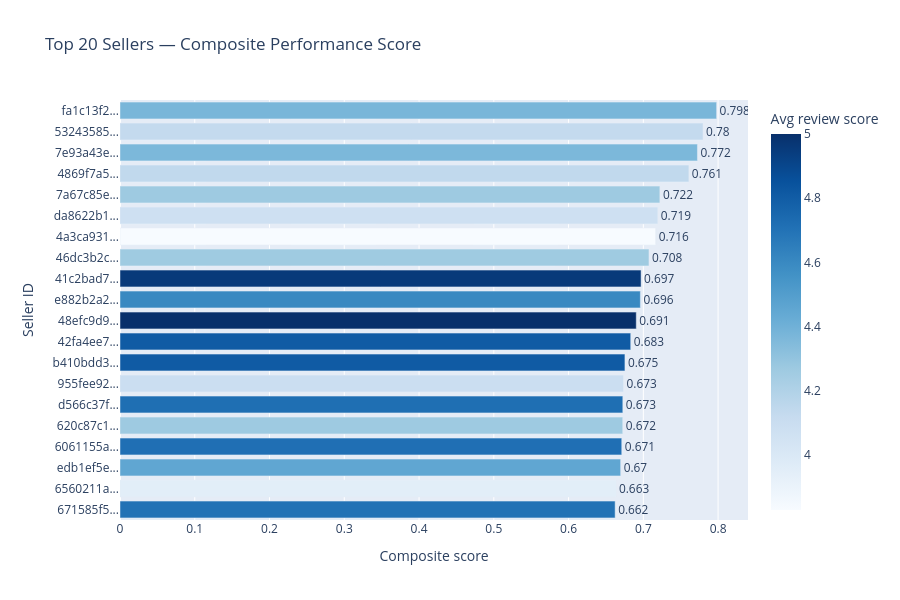

The notebook cell this image was saved under:
### Code cell
fig1 = px.bar(
    top20.sort_values("composite_score"),
    x="composite_score",
    y="seller_id_disp",
    orientation="h",
    color="orig_review",
    color_continuous_scale="Blues",
    text=top20.sort_values("composite_score")["composite_score"].round(3),
    title="Top 20 Sellers — Composite Performance Score",
    labels={"composite_score": "Composite score",
            "seller_id_disp": "Seller ID",
            "orig_review": "Avg review score"}
)
fig1.update_traces(textposition="outside")
fig1.update_layout(height=600, margin=dict(l=120))
fig1.show()

### Figure 1 — Plotly figure (JSON) as saved in the notebook; plotly's stock layout.template omitted (floating-point values rounded to 4 significant figures)
{"data": [{"hovertemplate": "Composite score=%{x}<br>Seller ID=%{y}<br>text=%{text}<br>Avg review score=%{marker.color}<extra></extra>", "legendgroup": "", "marker": {"color": [4.704, 3.952, 4.454, 4.714, 4.268, 4.718, 4.089, 4.81, 4.81, 5.0, 4.6, 4.957, 4.264, 3.829, 4.075, 4.268, 4.139, 4.364, 4.128, 4.374], "coloraxis": "coloraxis", "pattern": {"shape": ""}}, "name": "", "orientation": "h", "showlegend": false, "text": [0.662, 0.663, 0.67, 0.671, 0.672, 0.673, 0.673, 0.675, 0.683, 0.691, 0.696, 0.697, 0.708, 0.716, 0.719, 0.722, 0.761, 0.772, 0.78, 0.798], "textposition": "outside", "type": "bar", "x": [0.6623, 0.6633, 0.6697, 0.6711, 0.6725, 0.6726, 0.6735, 0.6754, 0.6831, 0.6906, 0.696, 0.697, 0.7075, 0.7164, 0.7194, 0.7221, 0.7609, 0.7724, 0.7798, 0.798], "xaxis": "x", "y": ["671585f5...", "6560211a...", "edb1ef5e...", "6061155a...", "620c87c1...", "d566c37f...", "955fee92...", "b410bdd3...", "42fa4ee7...", "48efc9d9...", "e882b2a2...", "41c2bad7...", "46dc3b2c...", "4a3ca931...", "da8622b1...", "7a67c85e...", "4869f7a5...", "7e93a43e...", "53243585...", "fa1c13f2..."], "yaxis": "y"}], "layout": {"barmode": "relative", "coloraxis": {"colorbar": {"title": {"text": "Avg review score"}}, "colorscale": [[0, "rgb(247,251,255)"], [0.125, "rgb(222,235,247)"], [0.25, "rgb(198,219,239)"], [0.375, "rgb(158,202,225)"], [0.5, "rgb(107,174,214)"], [0.625, "rgb(66,146,198)"], [0.75, "rgb(33,113,181)"], [0.875, "rgb(8,81,156)"], [1, "rgb(8,48,107)"]]}, "height": 600, "legend": {"tracegroupgap": 0}, "margin": {"l": 120}, "title": {"text": "Top 20 Sellers — Composite Performance Score"}, "xaxis": {"anchor": "y", "domain": [0, 1], "title": {"text": "Composite score"}}, "yaxis": {"anchor": "x", "domain": [0, 1], "title": {"text": "Seller ID"}}}}
